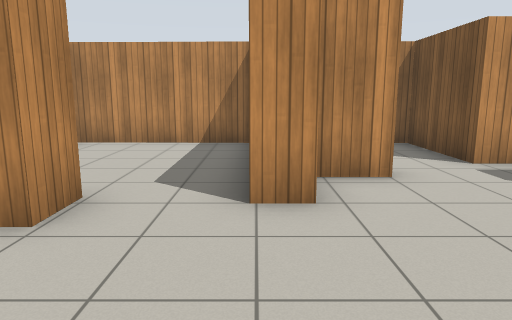
view 1 (above)

17 first-person views from a walk through a world built for the Gazebo simulator. The camera is 1.2 m above the floor, tilts 10° down and sees 70° across. Floor lines are 1 m apart. The floor is counted in squares, 1 m on a side. Each view is taken from the middle of a square. On the plan, view 1 faces up. The plan holds only what a view shows up to about 14 squares ahead; the rest is blank. Gazebo's built-in surfaces are drawn with simple patterns.

view 2
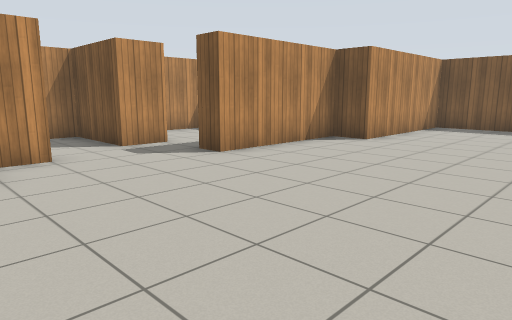

view 3
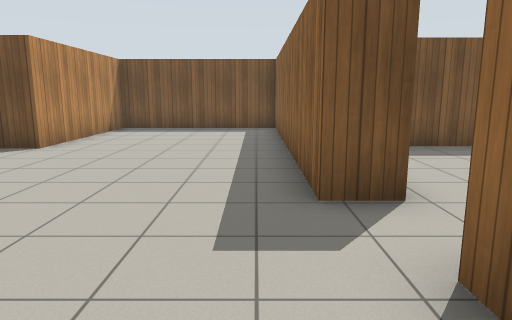

view 4
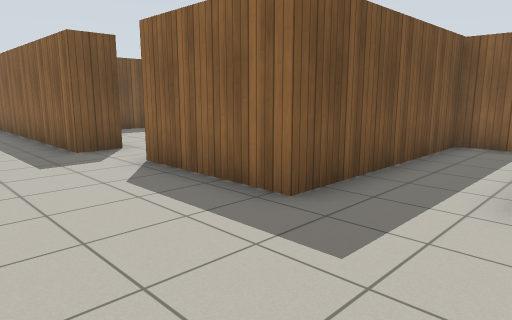

view 5
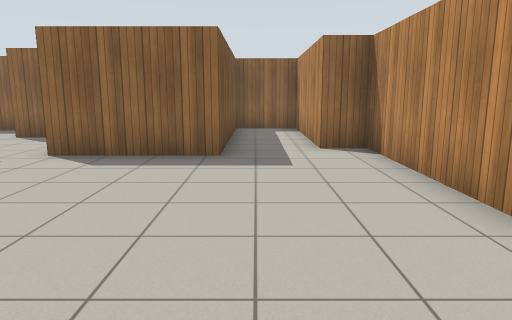

view 6
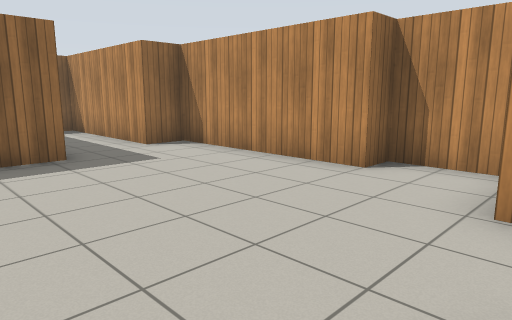

view 7
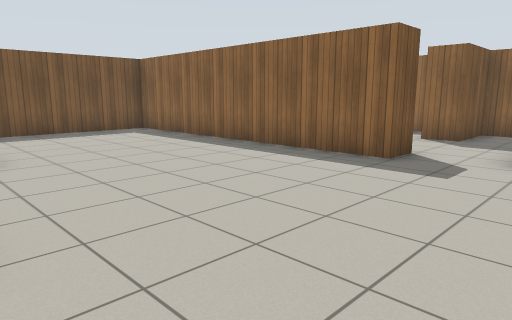

view 8
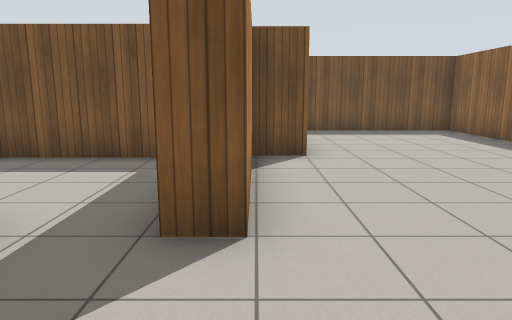

view 9
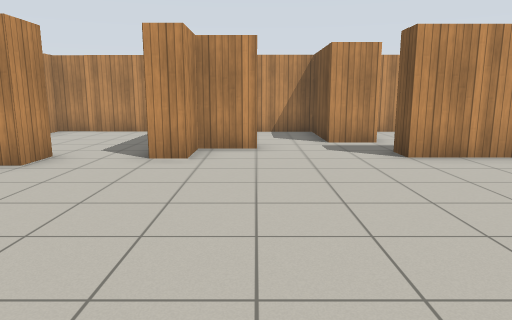

view 10
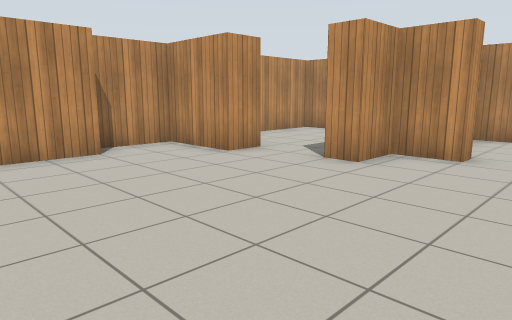

view 11
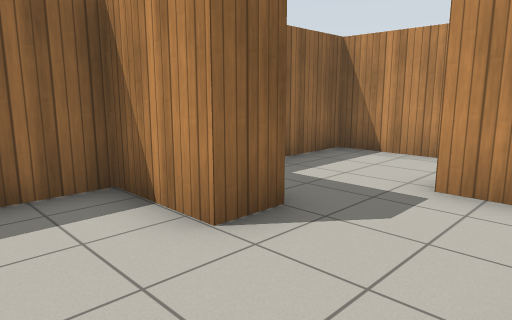

view 12
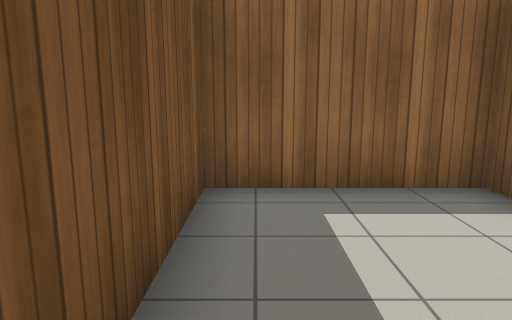

view 13
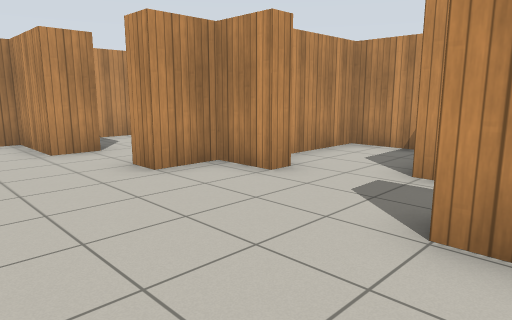

view 14
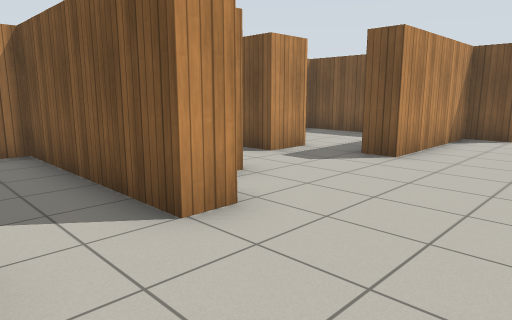

view 15
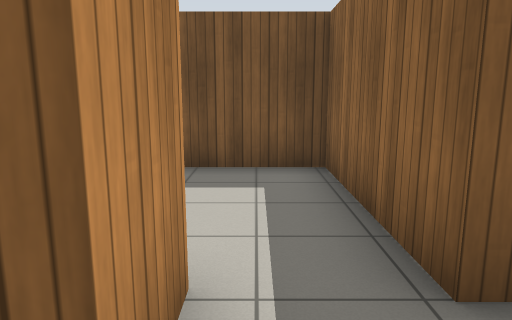

view 16
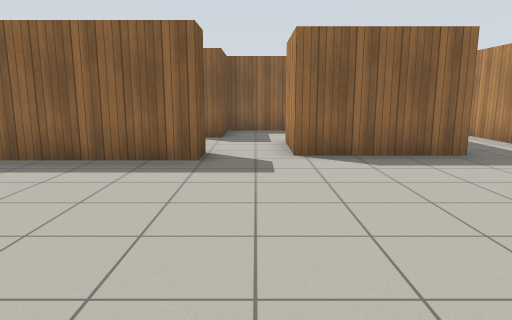

view 17
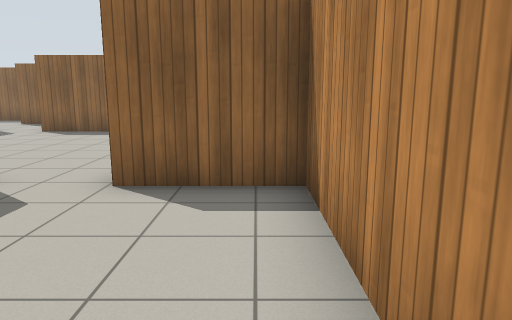

### Floor plan
Points are (right, up) in squares from view 1. A wall is a line through its corners. A room is listed if a view was taken in it or the views show most of it. See-through windows are left out.
Room 1 (views 1, 2, 3, 4, 6, 7, 8, 9, 10, 13, 14, 16)
walls: (5, -3.7) (5, -2.7) (14.7, -2.7) (14.7, 3) (9.3, 3) (9.3, 4.1) (5, 4.1) (5, 4.8); (2, 5.3) (0.7, 5.3) (0.7, 4.1) (-0.1, 4.1); (5.2, 6.4) (3.9, 6.4); (-2.1, 3.2) (-4.4, 3.2) (-4.4, 1) (-3.6, 1) (-3.6, -4.3) (-2.5, -4.3) (-2.5, -9.4) (-0.3, -9.4) (-0.3, -3.3) (3.2, -3.3) (3.2, -4.4)
ways out: opening at (-1, 4) to room 2; opening at (4.5, -3.5) to room 3; opening at (3, 6) to room 4; opening at (5, 6)
Room 2 (views 5, 17)
walls: (-0.1, 4.1) (-0.1, 9.3) (-4.7, 9.4) (-4.7, 4.2) (-2.1, 4.2) (-2.1, 3.2)
ways out: opening at (-1, 4) to room 1
Room 3 (views 11, 12)
walls: (3.2, -4.4) (3.2, -5.6); (0.7, -6.4) (0.7, -8.7) (5, -8.7) (5, -6.6) (6, -6.6) (6, -8.7) (9.7, -8.7) (9.7, -4.9)
ways out: opening at (4.5, -3.5) to room 1
Room 4 (view 15)
walls: (3.9, 6.4) (3.9, 9.2) (1.2, 9.3) (1.2, 6.7); (2, 5.9) (2, 5.3)
ways out: opening at (3, 6) to room 1

Positions as (right, up) in squares from view 1, and headings:
1: (0, 0), facing up
2: (0, -2), facing up-right
3: (1, -2), facing right
4: (-3, 0), facing down-right
5: (-1, 4), facing down
6: (2, 4), facing down-left
7: (2, 4), facing down-right
8: (2, 4), facing right
9: (2, -3), facing up
10: (4, -2), facing up-left
11: (8, -4), facing down-left
12: (9, -4), facing down
13: (6, 1), facing up-left
14: (-2, 1), facing up-right
15: (3, 6), facing right
16: (4, 4), facing down
17: (-4, 9), facing down
